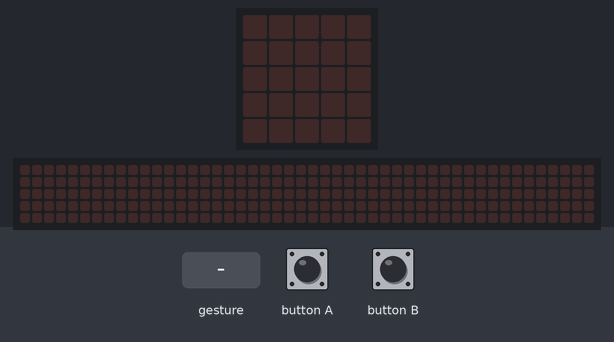
The program below on a simulated BBC micro:bit (MakeCode). Shown: the board's 5×5 LED display, a strip that is not on the board, showing the scrolling text unrolled. The test bench sets the inputs (shaded band). Random numbers come from a fixed seed; a tilt is held for 1.5 s and a shake lasts 1 s, then the board lies face up again; the 48×5 strip is a reading aid, not a part: it shows the text the display is scrolling, unrolled, one strip-width of it at a time.

Above: at 1.2 s.
1.3 s: button A pressed for 0.15 s
At 3.92 s:
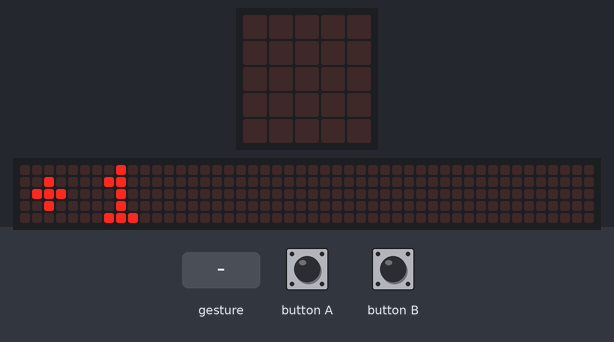
4.3 s: button B pressed for 0.15 s
At 5.2 s:
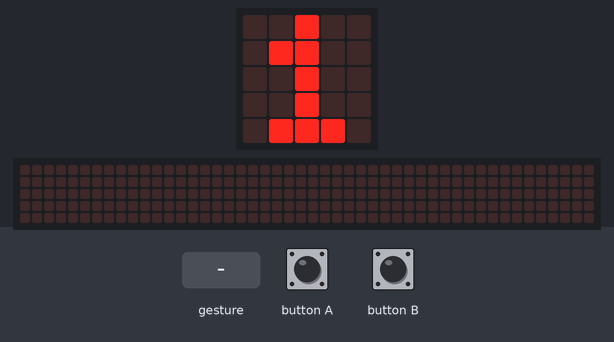
5.9 s: gesture 'shake'
At 7.0 s:
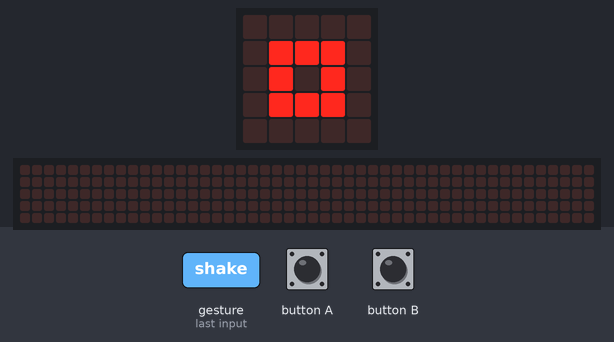
8.9 s: button A pressed for 0.15 s
At 9.12 s:
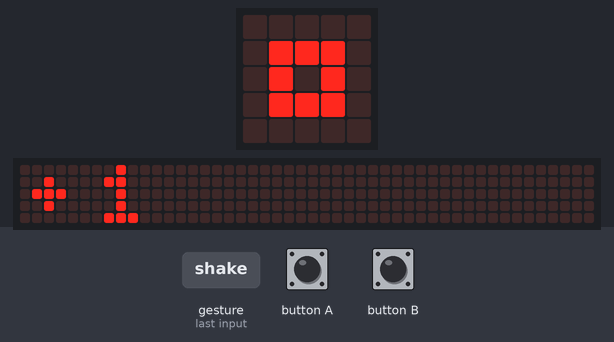
11.9 s: gesture 'shake'
At 12.8 s:
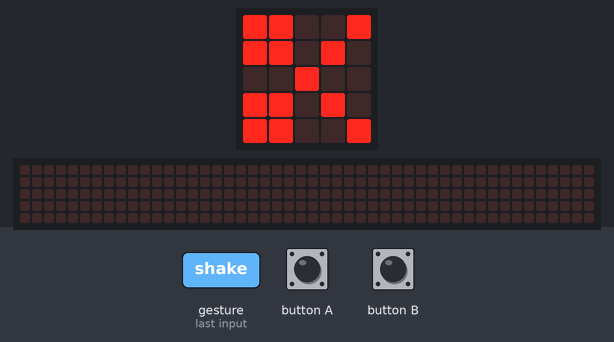
14.9 s: button A pressed for 0.15 s
At 15.12 s:
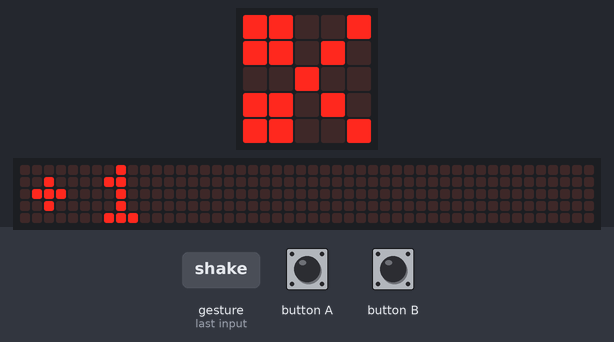
Timing chart, 0 to 17.9 s (numbered marks = the images above; inputs shaded):
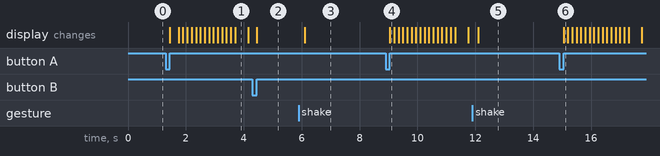

Measured:
- after the input at 1.3 s, the display: changes after 0.15 s (image 1)
- after the input at 4.3 s, the display: changes after 0.15 s (image 2)
- after the input at 5.9 s, the display: changes after 0.20 s (image 3)
- after the input at 11.9 s, the display: changes after 0.20 s (image 5)
- what the display in image 1 shows lasts 0.5 s, from 3.7 s to 4.2 s

The program:

main.ts
```typescript
// (licence header left out)
// Initialize the score variable
let hand = 0
let score = 0

// 1. When you shake the Micro:Bit
input.onGesture(Gesture.Shake, function () {
    hand = randint(0, 2)

    // Using ONLY if statements (No else!)
    if (hand == 0) {
        basic.showIcon(IconNames.SmallSquare) // Rock
    }
    if (hand == 1) {
        basic.showIcon(IconNames.Square) // Paper
    }
    if (hand == 2) {
        basic.showIcon(IconNames.Scissors) // Scissors
    }

    // Stay on screen for 5 seconds (5000ms)
    basic.pause(5000)
    basic.clearScreen()
})

// 2. Hit "A" button to add 1 to score
input.onButtonPressed(Button.A, function () {
    score += 1
    basic.showString("+1")
    basic.clearScreen()
})

// 3. Hit "B" button to tell you the score
input.onButtonPressed(Button.B, function () {
    basic.showNumber(score)
})
```
